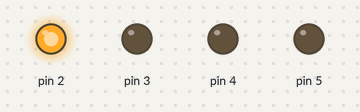
Recording of a sketch running on a simulated Arduino Uno, built with avr-gcc and run on an emulated ATmega328P. Shown: output pins drawn as LEDs (lit = HIGH).

Above: at 0.5 s.
At 6.5 s:
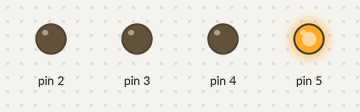
At 9.5 s:
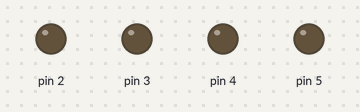
At 16.5 s:
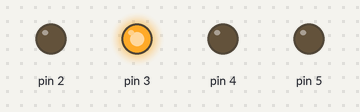
At 24.5 s:
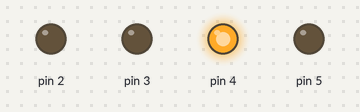
Timing chart, 0 to 26.0 s (numbered marks = the images above):
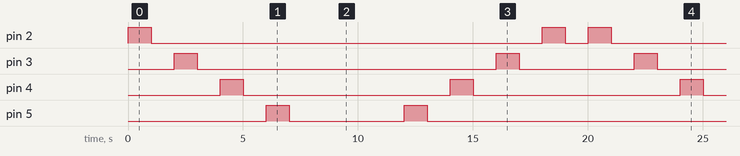

Measured:
- by itself, pin 2: repeats every 20.0 s: LOW 17.0 s, HIGH 1.0 s, LOW 1.0 s, HIGH 1.0 s
- by itself, pin 3: repeats every 20.0 s: LOW 13.0 s, HIGH 1.0 s, LOW 5.0 s, HIGH 1.0 s
- by itself, pin 4: alternates HIGH for 1.0 s and LOW for 9.0 s
- by itself, pin 5: repeats every 20.0 s: LOW 5.0 s, HIGH 1.0 s, LOW 13.0 s, HIGH 1.0 s

The sketch:

lab1.ino
```cpp
// C++ code
void setup()
{
  for (int i=2;i<6;i++){
  pinMode(i, OUTPUT);
}
}
void loop()
{
  for (int i=2;i<=6;i++){
  digitalWrite(i, HIGH);
  delay(1000);
  digitalWrite(i, LOW);
  delay(1000);
  }
  for (int i=6;i>=2;i--){
  digitalWrite(i, HIGH);
  delay(1000);
  digitalWrite(i, LOW);
  delay(1000);
  }
}
```
